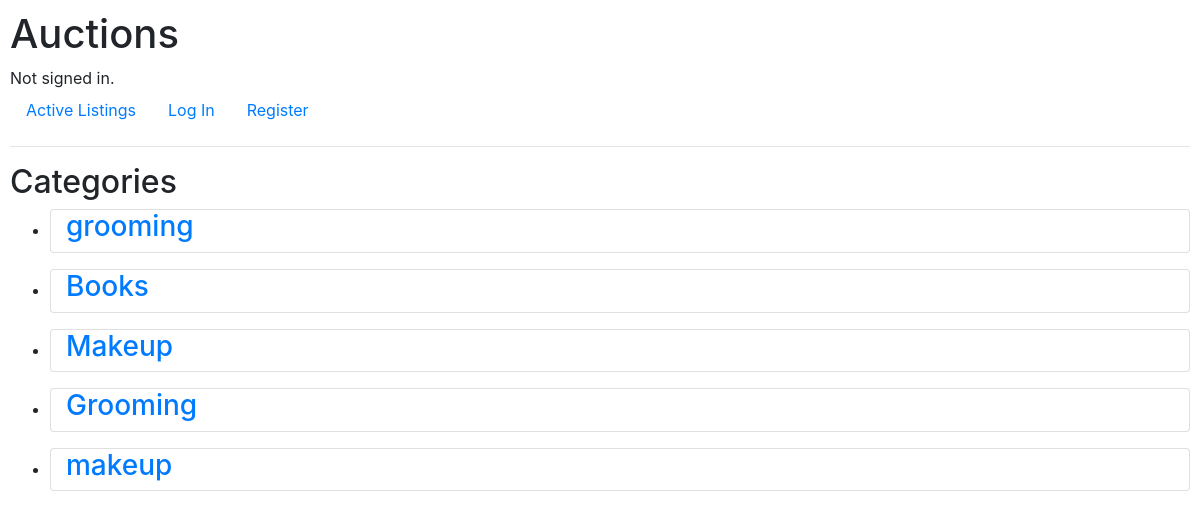
The page /categories on the database its author committed.
### auctions/models.py (models this page shows)
class Listings(models.Model):
    title = models.CharField(max_length=500)
    description = models.TextField()
    initial_price = models.DecimalField(max_digits=10, decimal_places=2)
    current_price = models.DecimalField(max_digits=10, decimal_places=2, blank=True, null=True)
    image_url = models.URLField(blank=True, null=True)
    category = models.CharField(max_length=100, blank=True, null=True)
    created_at = models.DateTimeField(auto_now_add=True)
    active = models.BooleanField(default=True)
    owner = models.ForeignKey(User, on_delete=models.CASCADE, related_name="listings")

### auctions/views.py (the view)
# urls.py: path("categories", views.categories, name="categories"),
def categories(request):
    category = []
    listings = Listings.objects.all()
    for l in listings:
        category.append(l.category)
    categories = set(category)
    print(categories)
    return render(request, "auctions/categories.html", {
        "categories" : categories,
    })

### auctions/templates/auctions/categories.html (shortened to what this page needs)
{% extends "auctions/layout.html" %}
{% block body %}
    <h2>Categories</h2>
    <ul>
        {% for category in categories %}
            <li>
                <div class="container mb-3 card">
                    <h3 ><a href="{% url 'category_listing' category %}">{{ category }}</a></h3>
                </div>
            </li>
        {% empty %}
            <li>No categories available.</li>
        {% endfor %}
    </ul>
{% endblock %}

### auctions/static/auctions/styles.css (style rules this page uses)
body { padding: 10px; }

### rows shown on the page
Listings: categories "grooming"
Listings: categories "Books"
Listings: categories "Makeup"
Listings: categories "Grooming"
Listings: categories "makeup"
